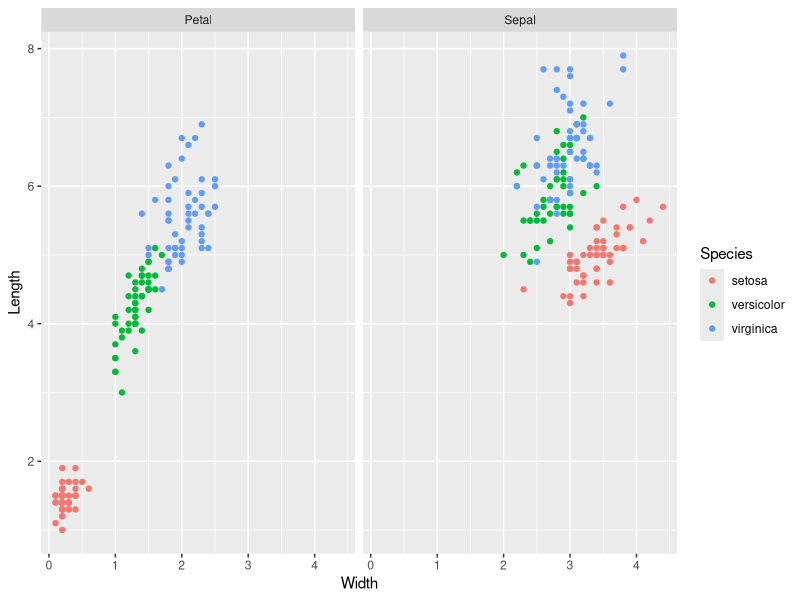

Write R code to recreate this figure.
## ---- chunk 1
library(datasets)
head(iris)
## ---- chunk 2
require(dplyr) # use the "dplyr" package
datas <- iris %>%
        select(Sepal.Length,Sepal.Width,Species) %>%
        mutate(Length=Sepal.Length, Width=Sepal.Width, Part="Sepal") %>%
        select(Length, Width, Part, Species)
datap <- iris %>%
        select(Petal.Length,Petal.Width,Species) %>%
        mutate(Length=Petal.Length, Width=Petal.Width, Part="Petal") %>%
        select(Length, Width, Part, Species)
irisdata <- rbind(datas,datap)
## ---- chunk 3
head(irisdata,3)
tail(irisdata,3)
## ---- chunk 4
require(ggplot2)
g <- ggplot(irisdata,aes(Width, Length))
g + geom_point(aes(color=Species)) + facet_grid(.~Part)
